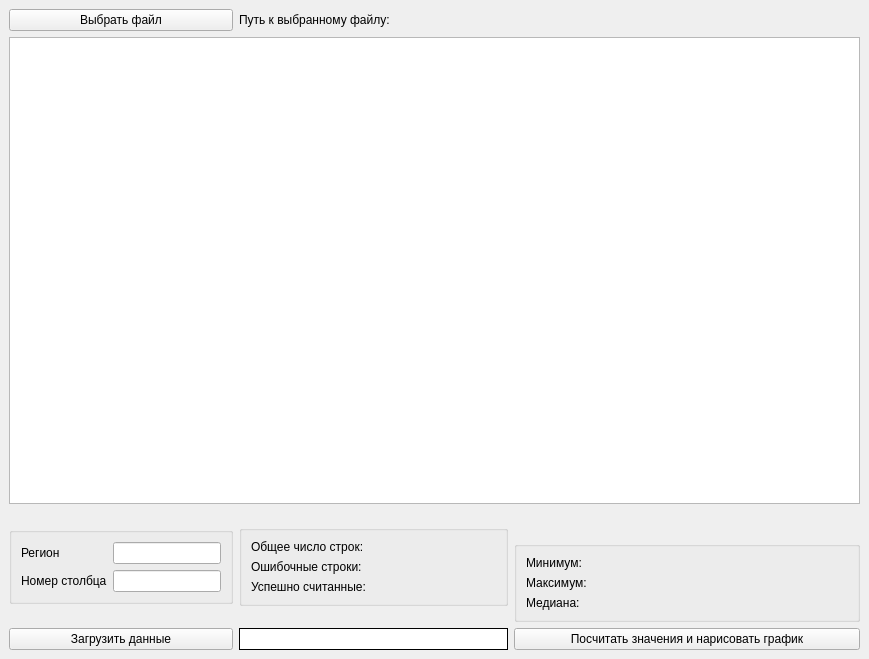
<?xml version="1.0" encoding="UTF-8"?>
<ui version="4.0">
 <class>MainWindow</class>
 <widget class="QMainWindow" name="MainWindow">
  <property name="geometry">
   <rect>
    <x>0</x>
    <y>0</y>
    <width>869</width>
    <height>659</height>
   </rect>
  </property>
  <property name="windowTitle">
   <string>Metrics from CSV file</string>
  </property>
  <widget class="QWidget" name="centralwidget">
   <layout class="QGridLayout" name="gridLayout">
    <item row="0" column="1">
     <widget class="QLabel" name="fileNameHeader">
      <property name="text">
       <string>Путь к выбранному файлу:</string>
      </property>
     </widget>
    </item>
    <item row="0" column="0">
     <widget class="QPushButton" name="selectButton">
      <property name="text">
       <string>Выбрать файл</string>
      </property>
     </widget>
    </item>
    <item row="0" column="2" colspan="3">
     <widget class="QLabel" name="fileNameLabel">
      <property name="text">
       <string/>
      </property>
     </widget>
    </item>
    <item row="5" column="0">
     <widget class="QPushButton" name="loadDataButton">
      <property name="text">
       <string>Загрузить данные</string>
      </property>
     </widget>
    </item>
    <item row="2" column="1" rowspan="3" colspan="2">
     <widget class="QGroupBox" name="linesBox">
      <property name="sizePolicy">
       <sizepolicy hsizetype="Preferred" vsizetype="Fixed">
        <horstretch>0</horstretch>
        <verstretch>0</verstretch>
       </sizepolicy>
      </property>
      <layout class="QFormLayout" name="formLayout_3">
       <item row="2" column="0">
        <widget class="QLabel" name="errorLinesHeader">
         <property name="text">
          <string>Ошибочные строки:</string>
         </property>
        </widget>
       </item>
       <item row="2" column="1">
        <widget class="QLabel" name="errorLinesLabel">
         <property name="text">
          <string/>
         </property>
        </widget>
       </item>
       <item row="3" column="0">
        <widget class="QLabel" name="successLinesHeader">
         <property name="text">
          <string>Успешно считанные:</string>
         </property>
        </widget>
       </item>
       <item row="3" column="1">
        <widget class="QLabel" name="successLinesLabel">
         <property name="text">
          <string/>
         </property>
        </widget>
       </item>
       <item row="1" column="0">
        <widget class="QLabel" name="allLinesHeader">
         <property name="text">
          <string>Общее число строк:</string>
         </property>
        </widget>
       </item>
       <item row="1" column="1">
        <widget class="QLabel" name="allLinesLabel">
         <property name="text">
          <string/>
         </property>
        </widget>
       </item>
      </layout>
     </widget>
    </item>
    <item row="5" column="3" colspan="3">
     <widget class="QPushButton" name="calculateMetricsButton">
      <property name="sizePolicy">
       <sizepolicy hsizetype="Minimum" vsizetype="Preferred">
        <horstretch>0</horstretch>
        <verstretch>0</verstretch>
       </sizepolicy>
      </property>
      <property name="text">
       <string>Посчитать значения и нарисовать график</string>
      </property>
     </widget>
    </item>
    <item row="5" column="1" colspan="2">
     <widget class="QLabel" name="errorLabel">
      <property name="autoFillBackground">
       <bool>false</bool>
      </property>
      <property name="styleSheet">
       <string notr="true">background-color: rgb(255, 255, 255)</string>
      </property>
      <property name="frameShape">
       <enum>QFrame::Box</enum>
      </property>
      <property name="text">
       <string/>
      </property>
     </widget>
    </item>
    <item row="2" column="0" rowspan="3">
     <widget class="QGroupBox" name="chooseBox">
      <property name="sizePolicy">
       <sizepolicy hsizetype="Maximum" vsizetype="Maximum">
        <horstretch>0</horstretch>
        <verstretch>0</verstretch>
       </sizepolicy>
      </property>
      <layout class="QFormLayout" name="formLayout_2">
       <property name="sizeConstraint">
        <enum>QLayout::SetNoConstraint</enum>
       </property>
       <item row="2" column="0">
        <widget class="QLabel" name="columnNumLineHeader">
         <property name="text">
          <string>Номер столбца</string>
         </property>
        </widget>
       </item>
       <item row="2" column="1">
        <widget class="QLineEdit" name="columnNumLineEdit">
         <property name="sizePolicy">
          <sizepolicy hsizetype="Expanding" vsizetype="Preferred">
           <horstretch>0</horstretch>
           <verstretch>0</verstretch>
          </sizepolicy>
         </property>
        </widget>
       </item>
       <item row="1" column="0">
        <widget class="QLabel" name="regionLineHeader">
         <property name="text">
          <string>Регион</string>
         </property>
        </widget>
       </item>
       <item row="1" column="1">
        <widget class="QLineEdit" name="regionLineEdit">
         <property name="sizePolicy">
          <sizepolicy hsizetype="Expanding" vsizetype="Preferred">
           <horstretch>0</horstretch>
           <verstretch>0</verstretch>
          </sizepolicy>
         </property>
        </widget>
       </item>
      </layout>
     </widget>
    </item>
    <item row="1" column="0" colspan="6">
     <widget class="QTableWidget" name="tableWidget">
      <property name="sizePolicy">
       <sizepolicy hsizetype="Minimum" vsizetype="Expanding">
        <horstretch>0</horstretch>
        <verstretch>0</verstretch>
       </sizepolicy>
      </property>
      <property name="editTriggers">
       <set>QAbstractItemView::NoEditTriggers</set>
      </property>
     </widget>
    </item>
    <item row="3" column="3" rowspan="2" colspan="3">
     <widget class="QGroupBox" name="metricsBox">
      <property name="sizePolicy">
       <sizepolicy hsizetype="Preferred" vsizetype="Fixed">
        <horstretch>0</horstretch>
        <verstretch>0</verstretch>
       </sizepolicy>
      </property>
      <layout class="QFormLayout" name="formLayout">
       <item row="2" column="1">
        <widget class="QLabel" name="maxLabel">
         <property name="text">
          <string/>
         </property>
        </widget>
       </item>
       <item row="3" column="0">
        <widget class="QLabel" name="medianHeader">
         <property name="text">
          <string>Медиана:</string>
         </property>
        </widget>
       </item>
       <item row="3" column="1">
        <widget class="QLabel" name="medianLabel">
         <property name="text">
          <string/>
         </property>
        </widget>
       </item>
       <item row="2" column="0">
        <widget class="QLabel" name="maxHeader">
         <property name="text">
          <string>Максимум:</string>
         </property>
        </widget>
       </item>
       <item row="1" column="0">
        <widget class="QLabel" name="minHeader">
         <property name="text">
          <string>Минимум:</string>
         </property>
        </widget>
       </item>
       <item row="1" column="1">
        <widget class="QLabel" name="minLabel">
         <property name="text">
          <string/>
         </property>
        </widget>
       </item>
      </layout>
     </widget>
    </item>
   </layout>
  </widget>
 </widget>
 <resources/>
 <connections/>
</ui>
